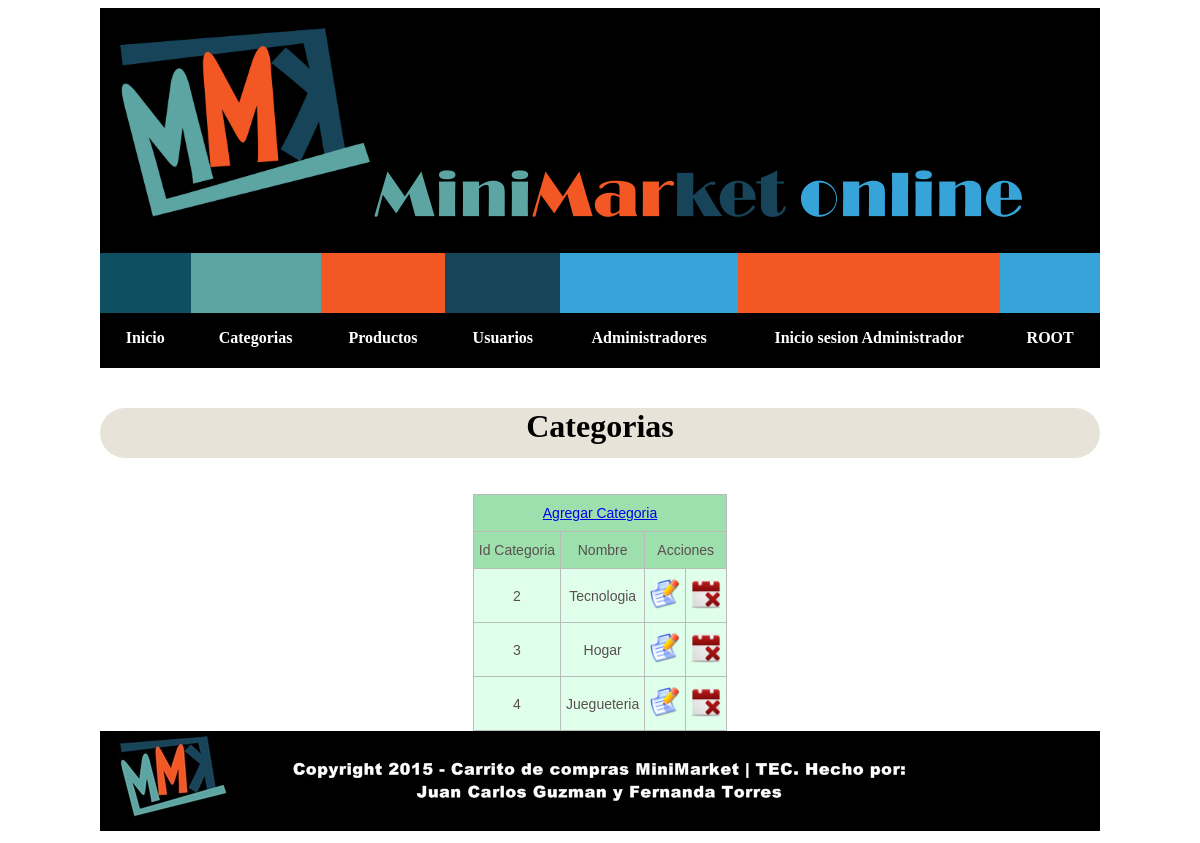
The page /Admin/categoria.php (signed in) on the database its author committed.
### tables this page shows
CREATE TABLE IF NOT EXISTS `categorias` (
`idCat` int(11) NOT NULL,
  `nombreCat` varchar(45) DEFAULT NULL
);

### Admin/categoria.php (the view, shortened to what this page needs)
<?php
if(isset($_SESSION['admins']))
{
$sql ="SELECT * FROM categorias";
$consulta=  mysql_query($sql);
}
 else {
    echo "<script>
                alert('usuario invalido');
                location.href='index.php';
                </script>";
}
?>
<!DOCTYPE html>
<html>
    <head>
        <link rel="stylesheet" href="css/estiloCategoria.css" type="text/css" media="screen" />
    </head>
    <?php include 'header.php';?>
    <body>
        <h1>Categorias</h1>
        <br>
        <br>
        <table class="tg">
  <tr>
      <th class="tg-nmn5" colspan="4"><a href="agregarCategoria.php">Agregar Categoria</a></th>
  </tr>
  <tr>
    <td class="tg-wy3v">Id Categoria</td>
    <td class="tg-wy3v">Nombre</td>
    <td class="tg-wy3v" colspan="2">Acciones</td>
  </tr>
   <?php while($campos=mysql_fetch_object($consulta)){?>
  <tr>
    <td class="tg-031e"><?php echo $campos->idCat; ?></td>
    <td class="tg-031e"><?php echo $campos->nombreCat; ?></td>
    <td class="tg-031e"><a class="ac" onclick="modificarCategoria(<?php echo $campos->idCat; ?>)"><img src="../img/modificar.png" width="30px" height="30px"/></a></td>
    <td class="tg-031e"><a class="ac" onclick="eliminarCategoria(<?php echo $campos->idCat; ?>)"><img src="../img/remove_event_256.png" width="30px" height="30px"/></a></td>
  </tr>
  <?php }?>
</table>
    </body>
 <div id="foot"><?php include './footer.php';?></div>
</html>

### Admin/css/estiloCategoria.css (style rules this page uses)
h1 { text-align: CENTER; font-family: fantasy; border-radius: 29px 29px 29px 29px; -moz-border-radius: 29px 29px 29px 29px; -webkit-border-radius: 29px 29px 29px 29px; border: 0px solid #000000; background:#e8e3d8; width: 1000px; height: 50px; margin: 0 auto; }
.tg { border-collapse:collapse;border-spacing:0;border-color:#bbb; margin: 0 auto; text-align: center; }
.tg td { font-family:Arial, sans-serif;font-size:14px;padding:10px 5px;border-style:solid;border-width:1px;overflow:hidden;word-break:normal;border-color:#bbb;color:#594F4F;background-color:#E0FFEB; text-align: center; }
.tg th { font-family:Arial, sans-serif;font-size:14px;font-weight:normal;padding:10px 5px;border-style:solid;border-width:1px;overflow:hidden;word-break:normal;border-color:#bbb;color:#493F3F;background-color:#9DE0AD; }
.tg .tg-wy3v { background-color:#9de0ad }
table { margin: 0 auto; }
#foot { margin: 0 auto; margin-left: auto; margin-right: auto; width: 1000px; }

### css/style.css (style rules this page uses)
* { padding:0; }
#foot { margin: 0 auto; margin-left: auto; margin-right: auto; width: 1000px; }

### rows shown on the page
categorias: idCat "2", nombreCat "Tecnologia"
categorias: idCat "3", nombreCat "Hogar"
categorias: idCat "4", nombreCat "Juegueteria"

### other values the page prints
$_SESSION["admins"] "ROOT"
